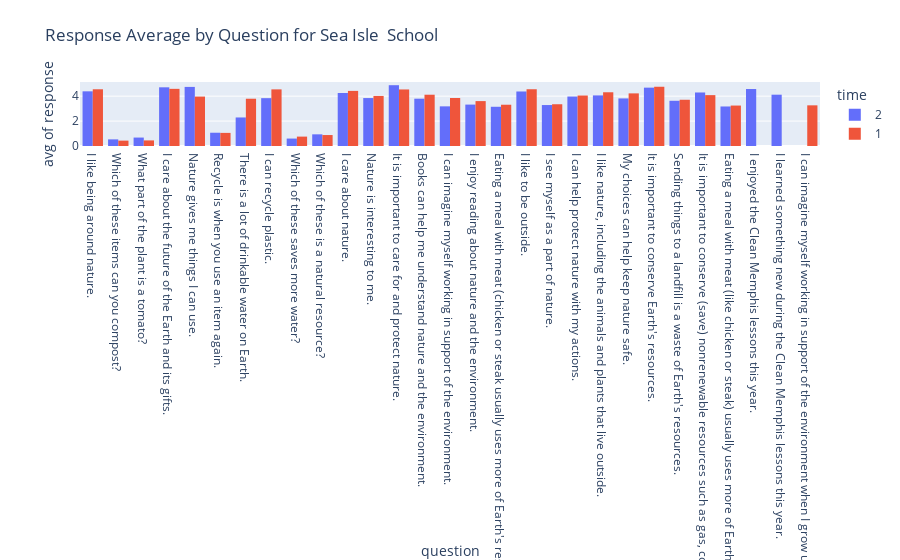

Source (notebook cell):
### Markdown cell above
## A Graph of Response Average by Question for Sea Isle School

### Code cell
seaIsle_df = df[df["school"] == "Sea Isle"].copy()
px.histogram(seaIsle_df, x="question", y='response', color="time", barmode="group", histfunc = "avg",
                   title="Response Average by Question for Sea Isle  School")

### Figure 1 — Plotly figure (JSON) as saved in the notebook; plotly's stock layout.template omitted (floating-point values rounded to 4 significant figures; data arrays with more than 128 entries replaced by an {"elided": "..."} marker saying what was removed)
{"data": [{"alignmentgroup": "True", "bingroup": "x", "histfunc": "avg", "hovertemplate": "time=2<br>question=%{x}<br>avg of response=%{y}<extra></extra>", "legendgroup": "2", "marker": {"color": "#636efa", "pattern": {"shape": ""}}, "name": "2", "offsetgroup": "2", "orientation": "v", "showlegend": true, "type": "histogram", "x": {"elided": "2065 str values"}, "xaxis": "x", "y": {"elided": "2065 float values"}, "yaxis": "y"}, {"alignmentgroup": "True", "bingroup": "x", "histfunc": "avg", "hovertemplate": "time=1<br>question=%{x}<br>avg of response=%{y}<extra></extra>", "legendgroup": "1", "marker": {"color": "#EF553B", "pattern": {"shape": ""}}, "name": "1", "offsetgroup": "1", "orientation": "v", "showlegend": true, "type": "histogram", "x": {"elided": "2272 str values"}, "xaxis": "x", "y": {"elided": "2272 float values"}, "yaxis": "y"}], "layout": {"barmode": "group", "legend": {"title": {"text": "time"}, "tracegroupgap": 0}, "title": {"text": "Response Average by Question for Sea Isle  School"}, "xaxis": {"anchor": "y", "domain": [0, 1], "title": {"text": "question"}}, "yaxis": {"anchor": "x", "domain": [0, 1], "title": {"text": "avg of response"}}}}
